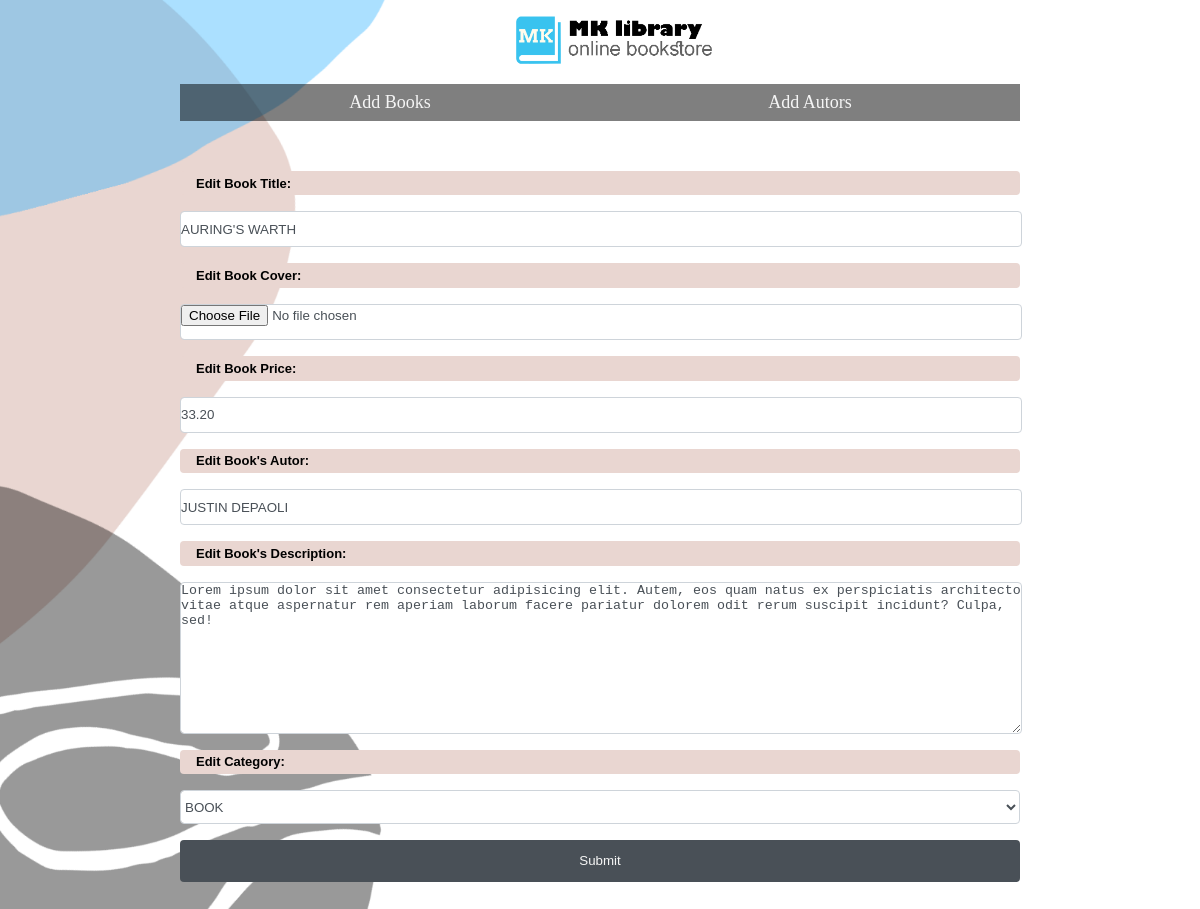
Screenshot of /edit.php?book_id=22 with the database file from the repository.
### tables this page shows
CREATE TABLE `books` (
  `id` int(11) NOT NULL,
  `name` varchar(100) NOT NULL,
  `autor` varchar(100) NOT NULL,
  `price` float(10,2) NOT NULL,
  `photo` varchar(255) NOT NULL,
  `description` text NOT NULL,
  `category` varchar(100) NOT NULL,
  `created_at` timestamp NOT NULL DEFAULT current_timestamp()
);

### function.php (called while the page is built, shortened)
<?php
$dbname = "book_store";
$servername = "localhost";
$username = "phpdev";
$password = "123456";
try {
$conn = new PDO("mysql:host=$servername;dbname=$dbname", $username, $password);
$conn->setAttribute(PDO::ATTR_ERRMODE, PDO::ERRMODE_EXCEPTION);
} catch(PDOException $e) {
die("Connection failed: " . $e->getMessage());
}
function getBookById($id){
    global $conn;
    $query = "SELECT * FROM `books` WHERE `id` = :id";
    $stmt = $conn->prepare($query);
    $stmt->bindParam(":id",$id);
    $stmt->execute();
    return $stmt->fetch();
}
 ?>

### edit.php (the view, shortened to what this page needs)
<?php
require("function.php");
$book_id = isset($_GET['book_id']) ? $_GET['book_id'] : null;
$n_book = getBookById($book_id);
?>
<?php include('include/admin_header.php'); ?>
    <div class="book-form">
            <form action="" method="POST" enctype="multipart/form-data">
                <label for="name">Edit Book Title:</label>
                <input type="text" class="form-control" placeholder="GOME WITH THE WIND" name="name" value="<?php echo $n_book['name']; ?>">
                <label for="photo">Edit Book Cover:</label>
                <input type="file" name="photo" class="form-control">
                <label for="price">Edit Book Price:</label>
                <input type="text" name="price" placeholder="00.00" class="form-control" value="<?php echo $n_book['price']; ?>">
                <label for="autor">Edit Book's Autor:</label>
                <input type="text" name="autor" placeholder="JOHN SMIT" class="form-control" value="<?php echo $n_book['autor']; ?>">
                <label for="description">Edit Book's Description:</label>
                <textarea name="description" rows="10" placeholder="THis book is ..."><?php echo $n_book['description']; ?></textarea>
                <label for="category">Edit Category:</label>
                 <select name="category" class="form-control">
                     <option value="">BOOK</option>
                 </select>
                 <button type="submit
                 " name="submit" class="form-control form-btn">Submit</button>
            </form>
        </div>
<?php include('include/admin_footer.php'); ?>

### assets/css/admin.css (style rules this page uses)
body { background-image: url(../img/logo/site-bg1.png); background-repeat: repeat-y; background-size: cover; }
* { padding: 0; margin: 0; }
.book-form { width: 70%; margin: 50px auto; }
textarea { display: block; width: 100%; margin: 1rem 0; color: #495057; background: #fff; background-clip: padding-box; border: 1px solid #ced4da; border-radius: 0.25rem; }
.form-control { display:block; margin: 1rem 0; width: 100%; height:calc(1.5em + .75rem + 2px); font-weight:400; line-height:1.5; color:#495057; background-color:#fff; background-clip:padding-box; border:1px solid #ced4da; border-radius:.25rem; }
.form-btn { background: #495057; color: whitesmoke; cursor: pointer; border: none; padding: 1.3rem 0; line-height: 0 !important; }
label { font-family: sans-serif !important; color: #000000; background: #e9d6d1; padding: 0.3rem 1rem; font-size: 13px; display: block; font-weight: bold; border-radius: 0.25rem; }

### rows the page displays
books: name "AURING'S WARTH", price "33.20", autor "JUSTIN DEPAOLI", description "Lorem ipsum dolor sit amet consectetur adipisicing elit. Autem, eos quam natus ex perspiciatis architecto vitae atque aspernatur rem aperiam laborum facere pariatur dolorem odit rerum suscipit incidunt? Culpa, sed!"
